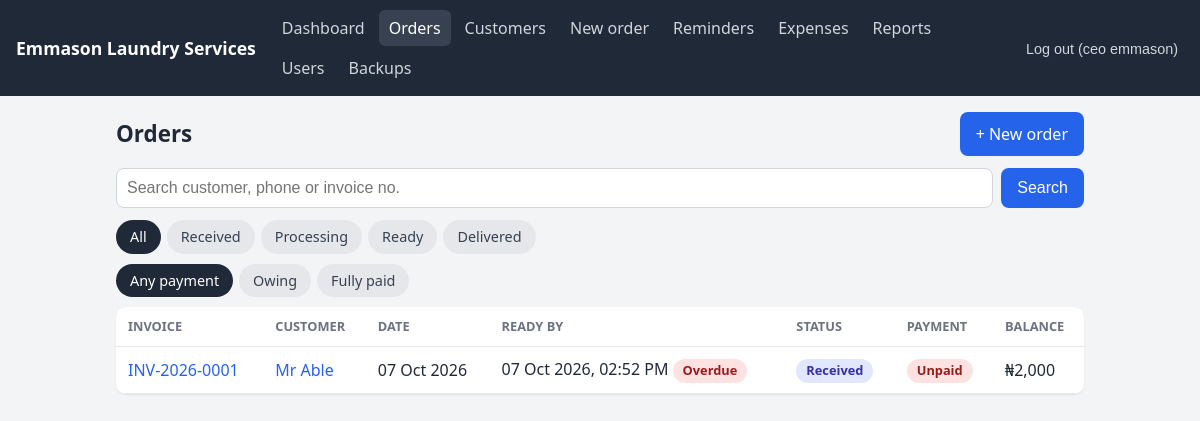
/app/orders (signed in), run on the app's committed database.
### app/models.py (models this page shows, shortened)
class User(Base):
     __tablename__ = "users"
     id = Column(Integer, primary_key=True)
     username = Column(String, unique=True, nullable=False)
     full_name = Column(String, nullable=False)
     password_hash = Column(String, nullable=False)
     role = Column(String, default="staff")        # admin or staff
     is_active = Column(Boolean, default=True)
     created_at = Column(DateTime, default=datetime.utcnow)

class Order(Base):
    __tablename__ = "orders"
    id = Column(Integer, primary_key=True)
    customer_id = Column(Integer, ForeignKey("customers.id"), nullable=False)
    status = Column(String, default="received")  # received, processing, ready, delivered
    due_date = Column(DateTime)
    created_at = Column(DateTime, default=datetime.utcnow)
    customer = relationship("Customer", back_populates="orders")
    items = relationship("OrderItem", back_populates="order", cascade="all, delete-orphan")
    invoice = relationship("Invoice", back_populates="order", uselist=False)

class Invoice(Base):
    __tablename__ = "invoices"
    id = Column(Integer, primary_key=True)
    order_id = Column(Integer, ForeignKey("orders.id"), unique=True, nullable=False)
    invoice_number = Column(String, unique=True, nullable=False)
    total = Column(Integer, nullable=False)       # naira
    created_at = Column(DateTime, default=datetime.utcnow)
    order = relationship("Order", back_populates="invoice")
    payments = relationship("Payment", back_populates="invoice", cascade="all, delete-orphan")

class Customer(Base):
    __tablename__ = "customers"
    id = Column(Integer, primary_key=True)
    name = Column(String, nullable=False)
    phone = Column(String, unique=True, nullable=False)
    address = Column(String)
    created_at = Column(DateTime, default=datetime.utcnow)
    orders = relationship("Order", back_populates="customer")

### app/routers/web_orders.py (the view)
@router.get("/app/orders")
def orders_page(request: Request, status: str = "", pay: str = "", q: str = "",
                user=Depends(web_user), db: Session = Depends(get_db)):
    query = (
        db.query(models.Order)
        .join(models.Customer, models.Customer.id == models.Order.customer_id)
        .outerjoin(models.Invoice, models.Invoice.order_id == models.Order.id)
    )
    if status in STATUSES:
        query = query.filter(models.Order.status == status)
    term = q.strip()
    if term:
        query = query.filter(
            models.Customer.name.ilike(f"%{term}%")
            | models.Customer.phone.contains(term)
            | models.Invoice.invoice_number.ilike(f"%{term}%")
        )
    orders = query.order_by(models.Order.created_at.desc()).limit(300).all()
    if pay == "unpaid":
        orders = [o for o in orders if o.invoice and o.invoice.balance > 0]
    elif pay == "paid":
        orders = [o for o in orders if o.invoice and o.invoice.balance == 0]
    return templates.TemplateResponse(
        request, "orders.html",
        {"user": user, "page": "orders", "orders": orders, "status": status,
         "pay": pay, "q": term, "statuses": STATUSES},
    )

### app/templates/orders.html (shortened to what this page needs)
{% extends "base.html" %}
{% block content %}
<div class="page-head">
  <h1>Orders</h1>
  <a class="btn" href="/app/orders/new">+ New order</a>
</div>
<form class="search" method="get" action="/app/orders">
  <input name="q" value="{{ q }}" placeholder="Search customer, phone or invoice no." autocomplete="off">
  <button class="btn" type="submit">Search</button>
</form>
<div class="chips">
  <a class="chip {{ 'on' if not status }}" href="/app/orders?pay={{ pay }}&q={{ q|urlencode }}">All</a>
  {% for s in statuses %}
  <a class="chip {{ 'on' if status == s }}" href="/app/orders?status={{ s }}&pay={{ pay }}&q={{ q|urlencode }}">{{ s|capitalize }}</a>
  {% endfor %}
</div>
<div class="chips">
  <a class="chip {{ 'on' if not pay }}" href="/app/orders?status={{ status }}&q={{ q|urlencode }}">Any payment</a>
  <a class="chip {{ 'on' if pay == 'unpaid' }}" href="/app/orders?status={{ status }}&pay=unpaid&q={{ q|urlencode }}">Owing</a>
  <a class="chip {{ 'on' if pay == 'paid' }}" href="/app/orders?status={{ status }}&pay=paid&q={{ q|urlencode }}">Fully paid</a>
</div>
<div class="table-wrap">
  {% if orders %}
  <table>
    <thead>
      <tr><th>Invoice</th><th>Customer</th><th>Date</th><th>Ready by</th><th>Status</th><th>Payment</th><th>Balance</th></tr>
    </thead>
    <tbody>
      {% for o in orders %}
      <tr>
        <td><a href="/app/orders/{{ o.id }}">{{ o.invoice.invoice_number if o.invoice else "#" ~ o.id }}</a></td>
        <td><a href="/app/customers/{{ o.customer.id }}">{{ o.customer.name }}</a></td>
        <td>{{ o.created_at|wat }}</td>
        <td>{{ o.due_date|dt if o.due_date else "-" }}{% if is_overdue(o) %} <span class="badge unpaid">Overdue</span>{% endif %}</td>
        <td><span class="badge {{ o.status }}">{{ o.status|capitalize }}</span></td>
        <td>{% if o.invoice %}<span class="badge {{ o.invoice.payment_status }}">{{ o.invoice.payment_status|replace("_", " ")|capitalize }}</span>{% endif %}</td>
        <td>{{ o.invoice.balance|naira if o.invoice else "-" }}</td>
      </tr>
      {% endfor %}
    </tbody>
  </table>
  {% else %}
  <div class="empty">No orders match these filters.</div>
  {% endif %}
</div>
{% endblock %}

### app/templates/base.html (shortened to what this page needs)
<!doctype html>
<html lang="en">
<head>
  <link rel="stylesheet" href="/static/style.css">
</head>
<body>
  <header class="topbar">
    <a class="brand" href="/app">{{ business }}</a>
        <nav>
      <a href="/app" class="{{ 'active' if page == 'dashboard' }}">Dashboard</a>
      <a href="/app/orders" class="{{ 'active' if page == 'orders' }}">Orders</a>
      <a href="/app/customers" class="{{ 'active' if page == 'customers' }}">Customers</a>
      <a href="/app/orders/new" class="{{ 'active' if page == 'new_order' }}">New order</a>
      <a href="/app/reminders" class="{{ 'active' if page == 'reminders' }}">Reminders</a>
      {% if user.role == "admin" %}
      <a href="/app/expenses" class="{{ 'active' if page == 'expenses' }}">Expenses</a>
      <a href="/app/reports" class="{{ 'active' if page == 'reports' }}">Reports</a>
      <a href="/app/users" class="{{ 'active' if page == 'users' }}">Users</a>
      <a href="/app/backups" class="{{ 'active' if page == 'backups' }}">Backups</a>
      {% endif %}
    </nav>
    <form method="post" action="/logout">
      <button class="link">Log out ({{ user.username }})</button>
    </form>
  </header>
  <main>
    {% block content %}{% endblock %}
  </main>
</body>
</html>

### app/static/style.css (style rules this page uses)
* { box-sizing: border-box; }
body { margin: 0; font-family: system-ui, -apple-system, "Segoe UI", Roboto, sans-serif; background: #f3f4f6; color: #1f2937; line-height: 1.5; }
a { color: #2563eb; text-decoration: none; }
.topbar { background: #1f2937; color: #fff; padding: 10px 16px; display: flex; flex-wrap: wrap; align-items: center; gap: 8px 16px; }
.topbar .brand { color: #fff; font-weight: 700; font-size: 1.1rem; }
.topbar nav { display: flex; flex-wrap: wrap; gap: 4px; flex: 1; }
.topbar nav a { color: #d1d5db; padding: 6px 10px; border-radius: 6px; }
.topbar nav a.active, .topbar nav a:hover { background: #374151; color: #fff; }
.topbar form { margin: 0; }
button.link { background: none; border: 0; color: #d1d5db; cursor: pointer; font-size: .9rem; }
main { max-width: 1000px; margin: 0 auto; padding: 16px; }
h1 { font-size: 1.4rem; margin: 8px 0 16px; }
.btn { display: inline-block; background: #2563eb; color: #fff; border: 0; border-radius: 8px; padding: 10px 16px; font-size: 1rem; cursor: pointer; }
input, select, textarea { width: 100%; padding: 10px; border: 1px solid #d1d5db; border-radius: 8px; font-size: 1rem; background: #fff; }
.table-wrap { overflow-x: auto; background: #fff; border-radius: 10px; box-shadow: 0 1px 2px rgba(0,0,0,.08); }
table { width: 100%; border-collapse: collapse; }
th, td { text-align: left; padding: 10px 12px; border-bottom: 1px solid #e5e7eb; white-space: nowrap; }
th { font-size: .8rem; color: #6b7280; text-transform: uppercase; }
.badge { display: inline-block; padding: 2px 10px; border-radius: 999px; font-size: .8rem; font-weight: 600; }
.badge.received { background: #e0e7ff; color: #3730a3; }
.badge.unpaid { background: #fee2e2; color: #991b1b; }
.page-head { display: flex; justify-content: space-between; align-items: center; flex-wrap: wrap; gap: 8px; margin-bottom: 12px; }
.page-head h1 { margin: 0; }
.search { display: flex; gap: 8px; margin-bottom: 12px; }
.search input { flex: 1; }
.chips { display: flex; flex-wrap: wrap; gap: 6px; margin-bottom: 10px; }
.chip { padding: 6px 14px; border-radius: 999px; background: #e5e7eb; color: #374151; font-size: .9rem; }
.chip.on { background: #1f2937; color: #fff; }

### data on the page
User: username "ceo emmason"
Order: invoice "INV-2026-0001", customer.name "Mr Able", created_at|wat "07 Oct 2026", due_date|dt "07 Oct 2026, 02:52 PM", shows "Overdue", status "Received", invoice.payment_status "Unpaid", invoice.balance|naira "₦2,000"

### other printed values
{{ business }} "Emmason Laundry Services"
{{ s|capitalize }} "Received" "Processing" "Ready" "Delivered"
